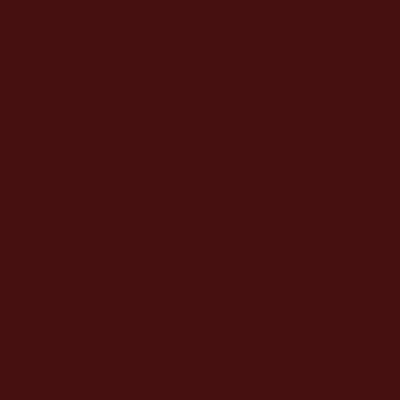
Frame 1 (no input)
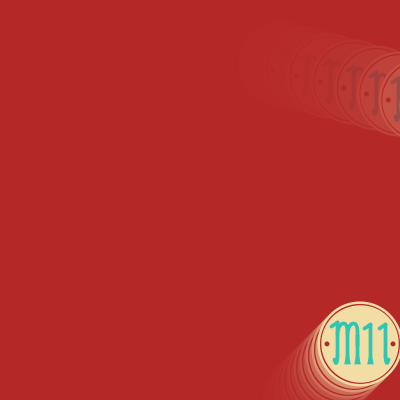
Frame 60 (the mouse pressed at the canvas centre just before this capture)
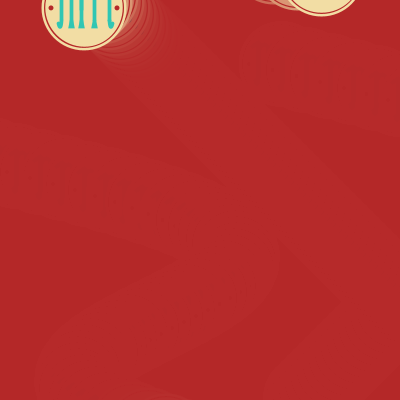
Frame 120 (the mouse held since frame 60 and released just before this capture)

The Processing sketch that drew these frames (run headless with seeded random() and noise(); from frame 60 on, the mouse is pressed at the canvas centre):

// Processing sketch: processing_51488
// ── processing_51488.pde

//Homework #6 :: 51-257 Sec A :: Michael Loffredo :: mlloffre 
//copyright michael loffredo 2012 

//Press and hold any key to make the background and my initials rapidly change color

float ix, iy, id, ixSpeed, iySpeed; 
float bx, by, bd, bxSpeed, bySpeed;


color c;
color b;

void setup()
{
 size (400, 400);
 smooth ();
 background (b); 
 frameRate (30);
 ix = 0;
 iy = random (height);
 id = 100;
 ixSpeed = 6; 
 iySpeed = 6;
 
 bx = 0;
 by = random (height);
 bd = 100; 
 bxSpeed = 6;
 bySpeed = 6; 
 
 }

void draw()
{
  moveInitials ();
  bounceInitials ();
  
  
  if (!keyPressed) 
 {
    c = color (48, 198, 179);
    b = color (180, 40, 40);
  } 
  else
   {
    c = color (random (50), random (255), random (255), random (50, 255));
    b = color (random (50), random (255), random (255), random (50, 255));
     } 
 fill (b, 100);
 noStroke ();
 rect (0, 0, width, height); 
 if (frameCount > 50)
 {
 initials (sin(ix/50)*150+ix, iy, id);
 initials (bx, by, bd);
 }
}

void initials (float x, float y, float d)
{

  noStroke ();
fill (242, 221, 164);
ellipse (x, y, d*.85, d*.85);

noStroke ();
fill (b);
ellipse (x, y, d*.80, d*.80);

fill (242, 221, 164);
strokeWeight (.025*d);
stroke (242, 221, 164);
ellipse (x, y, d*.75, d*.75);

fill (b);
noStroke ();
ellipse (x + .33*d, y, d*.05, d*.05);

fill (b);
noStroke ();
ellipse (x - .33*d, y, d*.05, d*.05);


//First Initial :: M
fill (242, 221, 164);
strokeWeight (.0375*d);
stroke (c);
beginShape ();
     vertex (x - .23*d, y + .12*d);
     vertex (x - .23*d, y - .215*d);
endShape ();


triangle (x - .13*d, y + .14*d, x - .14*d, y + .19*d, x - .12*d, y + .19*d);
triangle (x - .03*d, y + .14*d, x - .04*d, y + .19*d, x - .02*d, y + .19*d);

beginShape ();
strokeWeight (.0375*d);
curveVertex (x - .23*d, y - .35*d);
curveVertex (x - .23*d, y + .13*d);
curveVertex (x - .26*d, y + .16*d);
curveVertex (x - .29*d, y - .14*d);
endShape ();


beginShape ();
vertex (x - .13*d, y + .16*d);
vertex (x - .13*d, y - .16*d);
endShape ();




//m curves
beginShape ();
curveVertex (x - .23*d, y + .32666666667*d);
curveVertex (x - .23*d, y - .10*d);
curveVertex (x - .17*d, y - .20*d);
curveVertex (x - .13*d, y - .10*d);
curveVertex (x - .16*d, y + .32666666667*d);
endShape ();

line (x - .23*d, y - .215*d, x - .29*d, y - .175*d);


beginShape ();
curveVertex (x - .13*d, y + .32666666667*d);
curveVertex (x - .13*d, y - .10*d);
curveVertex (x - .07*d, y - .20*d);
curveVertex (x - .03*d, y - .10*d);
curveVertex (x - .08*d, y + .32666666667*d);
endShape ();

beginShape ();
vertex (x - .03*d, y + .16*d);
vertex (x - .03*d, y - .08*d);
endShape ();


rect (x - .03*d, y - .0775*d, .0025*d, .08*d);

//Second Initial :: L
strokeWeight (.0375*d);
stroke (c);
beginShape ();
vertex (x + .1*d, y + .13*d);
vertex (x + .1*d, y - .19*d);
endShape ();


triangle (x + .1*d, y + .14*d, x + .09*d, y + .19*d, x + .11*d, y + .19*d);

line (x + .1*d, y - .19*d, x + .04*d, y - .15*d);


//Third Initial :: L
strokeWeight (.0375*d);
stroke (c);
beginShape ();
vertex (x + .25*d, y + .13*d);
vertex (x + .25*d, y - .19*d);
endShape ();

line (x + .25*d, y - .19*d, x + .19*d, y - .15*d);

beginShape ();
strokeWeight (.0375*d);
curveVertex (x + .25*d, y - .35*d);
curveVertex (x + .25*d, y + .13*d);
curveVertex (x + .28*d, y + .16*d);
curveVertex (x + .31*d, y - .14*d);
endShape ();

} 

void moveInitials ()
{
  ix = ix + ixSpeed;
  if (sin(ix/50)*150+ix > width + id*.50)
  { 
    ix = -id*.50; 
  }
  iy = iy + iySpeed;
  if (iy > height + id*.50)
  { 
    iy = -id*.50;
  }
}

void bounceInitials () 
{ 
  bx = bx + bxSpeed;
  if (bx > width) 
  { 
    bxSpeed = -bxSpeed;
  } 
  else if (bx < 0) 
  { 
    bxSpeed = -bxSpeed;
  }
     
  
  by = by + bySpeed; 
  if (by > width)
  {
    bySpeed = -bySpeed; 
  } 
  else if (by < 0)
  { 
    bySpeed = -bySpeed;
  }
  
  
} 




 
